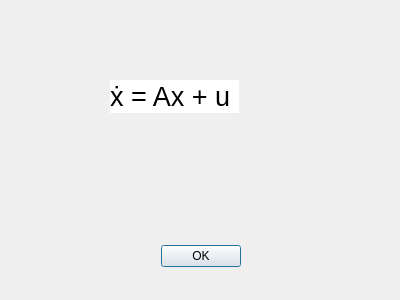
<?xml version="1.0" encoding="UTF-8"?>
<ui version="4.0">
 <class>Dialog</class>
 <widget class="QDialog" name="Dialog">
  <property name="geometry">
   <rect>
    <x>0</x>
    <y>0</y>
    <width>400</width>
    <height>300</height>
   </rect>
  </property>
  <property name="font">
   <font>
    <weight>50</weight>
    <bold>false</bold>
   </font>
  </property>
  <property name="windowTitle">
   <string>Помощь</string>
  </property>
  <property name="sizeGripEnabled">
   <bool>false</bool>
  </property>
  <property name="modal">
   <bool>false</bool>
  </property>
  <widget class="QDialogButtonBox" name="buttonBox">
   <property name="geometry">
    <rect>
     <x>30</x>
     <y>240</y>
     <width>341</width>
     <height>32</height>
    </rect>
   </property>
   <property name="orientation">
    <enum>Qt::Horizontal</enum>
   </property>
   <property name="standardButtons">
    <set>QDialogButtonBox::Ok</set>
   </property>
   <property name="centerButtons">
    <bool>true</bool>
   </property>
  </widget>
  <widget class="QLabel" name="label_A_2">
   <property name="geometry">
    <rect>
     <x>110</x>
     <y>80</y>
     <width>129</width>
     <height>33</height>
    </rect>
   </property>
   <property name="font">
    <font>
     <pointsize>20</pointsize>
    </font>
   </property>
   <property name="styleSheet">
    <string notr="true">background-color: rgb(255, 255, 255);</string>
   </property>
   <property name="text">
    <string>ẋ = Ax + u</string>
   </property>
  </widget>
 </widget>
 <resources/>
 <connections>
  <connection>
   <sender>buttonBox</sender>
   <signal>accepted()</signal>
   <receiver>Dialog</receiver>
   <slot>accept()</slot>
   <hints>
    <hint type="sourcelabel">
     <x>248</x>
     <y>254</y>
    </hint>
    <hint type="destinationlabel">
     <x>157</x>
     <y>274</y>
    </hint>
   </hints>
  </connection>
  <connection>
   <sender>buttonBox</sender>
   <signal>rejected()</signal>
   <receiver>Dialog</receiver>
   <slot>reject()</slot>
   <hints>
    <hint type="sourcelabel">
     <x>316</x>
     <y>260</y>
    </hint>
    <hint type="destinationlabel">
     <x>286</x>
     <y>274</y>
    </hint>
   </hints>
  </connection>
 </connections>
</ui>
